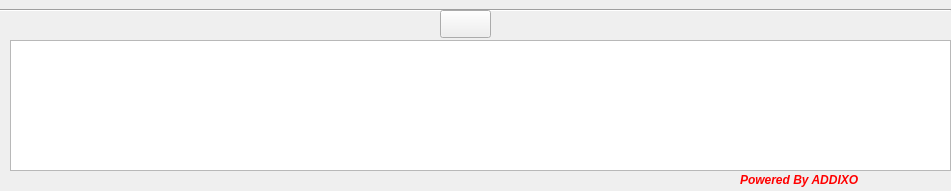
   <widget class="QWidget" name="widget_2" native="true">
    <property name="geometry">
     <rect>
      <x>-1</x>
      <y>539</y>
      <width>951</width>
      <height>191</height>
     </rect>
    </property>
    <widget class="QPlainTextEdit" name="log_output">
     <property name="geometry">
      <rect>
       <x>10</x>
       <y>40</y>
       <width>941</width>
       <height>131</height>
      </rect>
     </property>
    </widget>
    <widget class="Line" name="line">
     <property name="geometry">
      <rect>
       <x>0</x>
       <y>0</y>
       <width>951</width>
       <height>20</height>
      </rect>
     </property>
     <property name="orientation">
      <enum>Qt::Horizontal</enum>
     </property>
    </widget>
    <widget class="QPushButton" name="clear_log_area">
     <property name="geometry">
      <rect>
       <x>440</x>
       <y>10</y>
       <width>51</width>
       <height>28</height>
      </rect>
     </property>
     <property name="text">
      <string/>
     </property>
     <property name="icon">
      <iconset>
       <normaloff>../icons/effacer (1).png</normaloff>../icons/effacer (1).png</iconset>
     </property>
    </widget>
    <widget class="QLabel" name="label_7">
     <property name="geometry">
      <rect>
       <x>740</x>
       <y>170</y>
       <width>141</width>
       <height>20</height>
      </rect>
     </property>
     <property name="text">
      <string>&lt;html&gt;&lt;head/&gt;&lt;body&gt;&lt;p&gt;&lt;span style=&quot; font-weight:600; font-style:italic; color:#ff0000;&quot;&gt;Powered By ADDIXO&lt;/span&gt;&lt;/p&gt;&lt;/body&gt;&lt;/html&gt;</string>
     </property>
    </widget>
    <widget class="QLabel" name="label_2">
     <property name="geometry">
      <rect>
       <x>880</x>
       <y>170</y>
       <width>55</width>
       <height>21</height>
      </rect>
     </property>
     <property name="text">
      <string/>
     </property>
     <property name="pixmap">
      <pixmap>../icons/addixo_X_icon2.ico</pixmap>
     </property>
    </widget>
   </widget>
